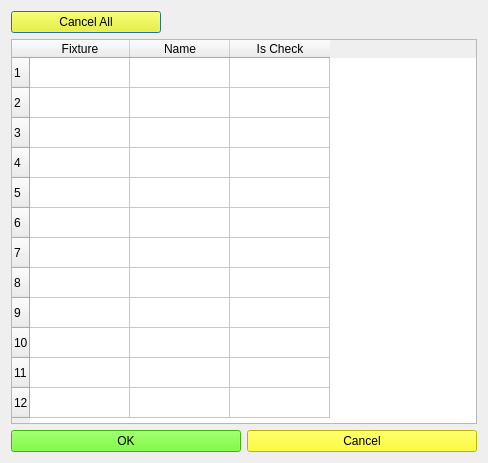
<?xml version="1.0" encoding="UTF-8"?>
<ui version="4.0">
 <class>ICGuideFixtureEditor</class>
 <widget class="QDialog" name="ICGuideFixtureEditor">
  <property name="geometry">
   <rect>
    <x>0</x>
    <y>0</y>
    <width>488</width>
    <height>463</height>
   </rect>
  </property>
  <property name="windowTitle">
   <string>Dialog</string>
  </property>
  <property name="styleSheet">
   <string notr="true">::item{
height: 33px;
}

::item::QCheckBox{
	spacing: 24px;
}

::indicator {
     width: 32px;
     height: 32px;
 }

::indicator:unchecked 
{
     image: url(:/resource/check_unchecked.png);
 }
::indicator:checked 
{
     image: url(:/resource/check_checked.png);
 }

QRadioButton::indicator:checked:disabled
{
 image: url(:/resource/check_checked_disable.png);
}

QRadioButton::indicator:unchecked:disabled
{
 image: url(:/resource/check_unchecked_disable.png);
}



</string>
  </property>
  <layout class="QVBoxLayout" name="verticalLayout">
   <item>
    <widget class="QPushButton" name="pushButton">
     <property name="maximumSize">
      <size>
       <width>150</width>
       <height>16777215</height>
      </size>
     </property>
     <property name="styleSheet">
      <string notr="true">background-color: rgb(255, 255, 0);</string>
     </property>
     <property name="text">
      <string>Cancel All</string>
     </property>
    </widget>
   </item>
   <item>
    <widget class="QTableWidget" name="tableWidget">
     <row>
      <property name="text">
       <string notr="true">1</string>
      </property>
     </row>
     <row>
      <property name="text">
       <string notr="true">2</string>
      </property>
     </row>
     <row>
      <property name="text">
       <string notr="true">3</string>
      </property>
     </row>
     <row>
      <property name="text">
       <string notr="true">4</string>
      </property>
     </row>
     <row>
      <property name="text">
       <string notr="true">5</string>
      </property>
     </row>
     <row>
      <property name="text">
       <string notr="true">6</string>
      </property>
     </row>
     <row>
      <property name="text">
       <string notr="true">7</string>
      </property>
     </row>
     <row>
      <property name="text">
       <string notr="true">8</string>
      </property>
     </row>
     <row>
      <property name="text">
       <string notr="true">9</string>
      </property>
     </row>
     <row>
      <property name="text">
       <string notr="true">10</string>
      </property>
     </row>
     <row>
      <property name="text">
       <string notr="true">11</string>
      </property>
     </row>
     <row>
      <property name="text">
       <string notr="true">12</string>
      </property>
     </row>
     <column>
      <property name="text">
       <string>Fixture</string>
      </property>
     </column>
     <column>
      <property name="text">
       <string>Name</string>
      </property>
     </column>
     <column>
      <property name="text">
       <string>Is Check</string>
      </property>
     </column>
     <item row="0" column="0">
      <property name="text">
       <string/>
      </property>
      <property name="checkState">
       <enum>Unchecked</enum>
      </property>
     </item>
     <item row="0" column="1">
      <property name="text">
       <string/>
      </property>
     </item>
     <item row="0" column="2">
      <property name="text">
       <string/>
      </property>
      <property name="checkState">
       <enum>Unchecked</enum>
      </property>
     </item>
     <item row="1" column="0">
      <property name="text">
       <string/>
      </property>
      <property name="checkState">
       <enum>Unchecked</enum>
      </property>
     </item>
     <item row="1" column="1">
      <property name="text">
       <string/>
      </property>
     </item>
     <item row="1" column="2">
      <property name="text">
       <string/>
      </property>
      <property name="checkState">
       <enum>Unchecked</enum>
      </property>
     </item>
     <item row="2" column="0">
      <property name="text">
       <string/>
      </property>
      <property name="checkState">
       <enum>Unchecked</enum>
      </property>
     </item>
     <item row="2" column="1">
      <property name="text">
       <string/>
      </property>
     </item>
     <item row="2" column="2">
      <property name="text">
       <string/>
      </property>
      <property name="checkState">
       <enum>Unchecked</enum>
      </property>
     </item>
     <item row="3" column="0">
      <property name="text">
       <string/>
      </property>
      <property name="checkState">
       <enum>Unchecked</enum>
      </property>
     </item>
     <item row="3" column="1">
      <property name="text">
       <string/>
      </property>
     </item>
     <item row="3" column="2">
      <property name="text">
       <string/>
      </property>
      <property name="checkState">
       <enum>Unchecked</enum>
      </property>
     </item>
     <item row="4" column="0">
      <property name="text">
       <string/>
      </property>
      <property name="checkState">
       <enum>Unchecked</enum>
      </property>
     </item>
     <item row="4" column="1">
      <property name="text">
       <string/>
      </property>
     </item>
     <item row="4" column="2">
      <property name="text">
       <string/>
      </property>
      <property name="checkState">
       <enum>Unchecked</enum>
      </property>
     </item>
     <item row="5" column="0">
      <property name="text">
       <string/>
      </property>
      <property name="checkState">
       <enum>Unchecked</enum>
      </property>
     </item>
     <item row="5" column="1">
      <property name="text">
       <string/>
      </property>
     </item>
     <item row="5" column="2">
      <property name="text">
       <string/>
      </property>
      <property name="checkState">
       <enum>Unchecked</enum>
      </property>
     </item>
     <item row="6" column="0">
      <property name="text">
       <string/>
      </property>
      <property name="checkState">
       <enum>Unchecked</enum>
      </property>
     </item>
     <item row="6" column="1">
      <property name="text">
       <string/>
      </property>
     </item>
     <item row="6" column="2">
      <property name="text">
       <string/>
      </property>
      <property name="checkState">
       <enum>Unchecked</enum>
      </property>
     </item>
     <item row="7" column="0">
      <property name="text">
       <string/>
      </property>
      <property name="checkState">
       <enum>Unchecked</enum>
      </property>
     </item>
     <item row="7" column="1">
      <property name="text">
       <string/>
      </property>
     </item>
     <item row="7" column="2">
      <property name="text">
       <string/>
      </property>
      <property name="checkState">
       <enum>Unchecked</enum>
      </property>
     </item>
     <item row="8" column="0">
      <property name="text">
       <string/>
      </property>
      <property name="checkState">
       <enum>Unchecked</enum>
      </property>
     </item>
     <item row="8" column="1">
      <property name="text">
       <string/>
      </property>
     </item>
     <item row="8" column="2">
      <property name="text">
       <string/>
      </property>
      <property name="checkState">
       <enum>Unchecked</enum>
      </property>
     </item>
     <item row="9" column="0">
      <property name="text">
       <string/>
      </property>
      <property name="checkState">
       <enum>Unchecked</enum>
      </property>
     </item>
     <item row="9" column="1">
      <property name="text">
       <string/>
      </property>
     </item>
     <item row="9" column="2">
      <property name="text">
       <string/>
      </property>
      <property name="checkState">
       <enum>Unchecked</enum>
      </property>
     </item>
     <item row="10" column="0">
      <property name="text">
       <string/>
      </property>
      <property name="checkState">
       <enum>Unchecked</enum>
      </property>
     </item>
     <item row="10" column="1">
      <property name="text">
       <string/>
      </property>
     </item>
     <item row="10" column="2">
      <property name="text">
       <string/>
      </property>
      <property name="checkState">
       <enum>Unchecked</enum>
      </property>
     </item>
     <item row="11" column="0">
      <property name="text">
       <string/>
      </property>
      <property name="checkState">
       <enum>Unchecked</enum>
      </property>
     </item>
     <item row="11" column="1">
      <property name="text">
       <string/>
      </property>
     </item>
     <item row="11" column="2">
      <property name="text">
       <string/>
      </property>
      <property name="checkState">
       <enum>Unchecked</enum>
      </property>
     </item>
    </widget>
   </item>
   <item>
    <layout class="QHBoxLayout" name="horizontalLayout">
     <item>
      <widget class="QPushButton" name="okButton">
       <property name="styleSheet">
        <string notr="true">background-color: rgb(85, 255, 0);</string>
       </property>
       <property name="text">
        <string>OK</string>
       </property>
      </widget>
     </item>
     <item>
      <widget class="QPushButton" name="cancelButton">
       <property name="styleSheet">
        <string notr="true">background-color: rgb(255, 255, 0);</string>
       </property>
       <property name="text">
        <string>Cancel</string>
       </property>
      </widget>
     </item>
    </layout>
   </item>
  </layout>
 </widget>
 <resources/>
 <connections/>
</ui>
